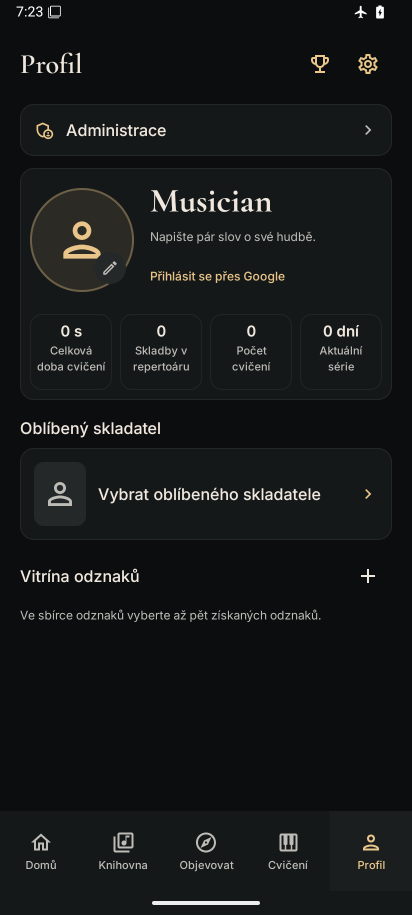
#> input picture docs/planning/goldberg-0.11/stage-8/results/targeted-ui-corrections-2026-10-25/after/cs-dark-1p0-standard-navhost-profile.png, 824 x 1830 px, given in place of en-light-1p0-small-navhost-profile.png, which was not available (shown at 1/2 size)
$ python review_evidence.py
#> lines starting #> are read from the running program, lines starting #| are printed output that depends on the picture; pictures that were not available may be replaced by others from this repository, and a replacement may not be noted
"""Derivative review sheets and observed pixel contrast; originals remain authoritative."""
from pathlib import Path
from collections import Counter
import json
from PIL import Image,ImageDraw

ROOT=Path(__file__).resolve().parents[2]
OUT=ROOT/'docs/planning/goldberg-0.11/stage-8/results/targeted-ui-corrections-2026-10-25'
REVIEW=OUT/'review';REVIEW.mkdir(exist_ok=True)

def luminance(rgb):
    c=[v/255 for v in rgb];c=[v/12.92 if v<=.04045 else ((v+.055)/1.055)**2.4 for v in c]
    return sum(x*y for x,y in zip(c,[.2126,.7152,.0722]))

def contrast(a,b):
    a,b=sorted([luminance(a),luminance(b)]);return (b+.05)/(a+.05)

for size in ['small','standard']:
    out=Image.new('RGB',(1440,1320),'#888888');d=ImageDraw.Draw(out);i=0
#> after `out = Image.new('RGB', (1440, 1320), '#888888')`: out: PIL image 1440x1320 RGB; every value is 136
    for locale in ['en','cs']:
        for theme in ['light','dark']:
            for font in ['1p0','1p3','1p5','2p0']:
                f=OUT/'after'/f'{locale}-{theme}-{font}-{size}-navhost-profile.png'
                im=Image.open(f);crop=im.crop((0,im.height-580,im.width,im.height));crop.thumbnail((360,290))
#> further down, im is the input picture: PIL image 824x1830 RGB; mean R, G, B 22, 24.1, 24.5
#> after `crop = im.crop((0, im.height - 580, im.width, im.height))`:
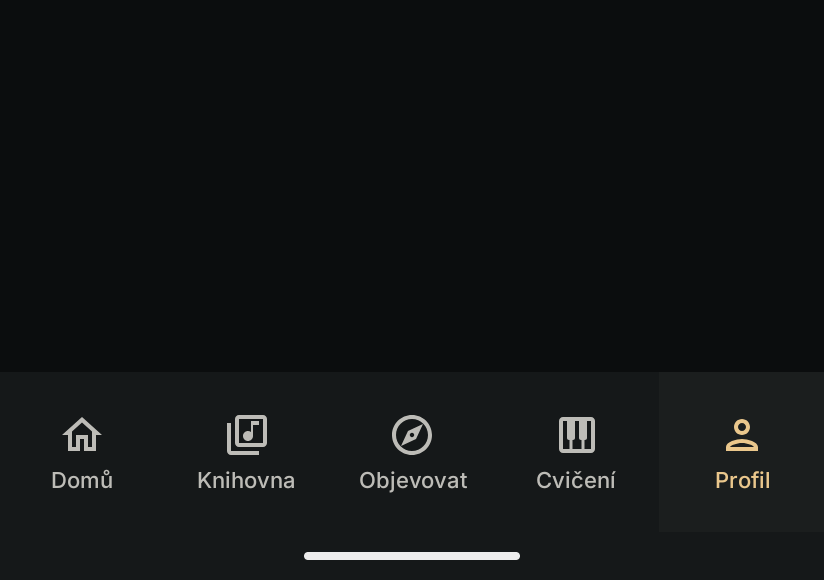
#> crop: PIL image 824x580 RGB; mean R, G, B 17.7, 19.9, 20.7
                x=(i%4)*360;y=(i//4)*330;out.paste(crop,(x,y+35));d.text((x+5,y+10),f'{locale} {theme} font{font} {size}',fill='white');i+=1
#> after `out.paste(crop, (x, y + 35))`:
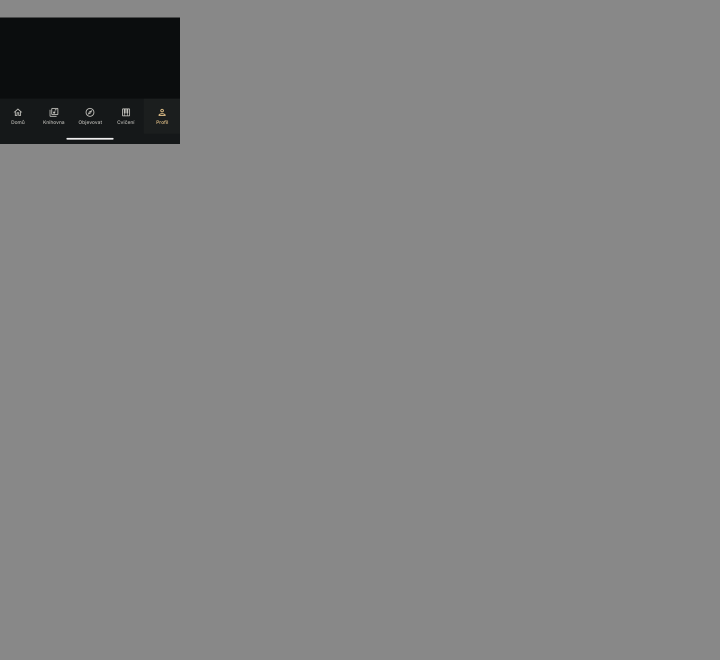
#> out: PIL image 1440x1320 RGB (shown at 1/2 size); mean R, G, B 130.3, 130.4, 130.5
#> (the run stopped early here; a loop or call above may not have finished)

$ run again, on docs/planning/goldberg-0.11/stage-8/results/targeted-ui-corrections-2026-10-25/before/cs-dark-1p3-small-navhost-settings.png
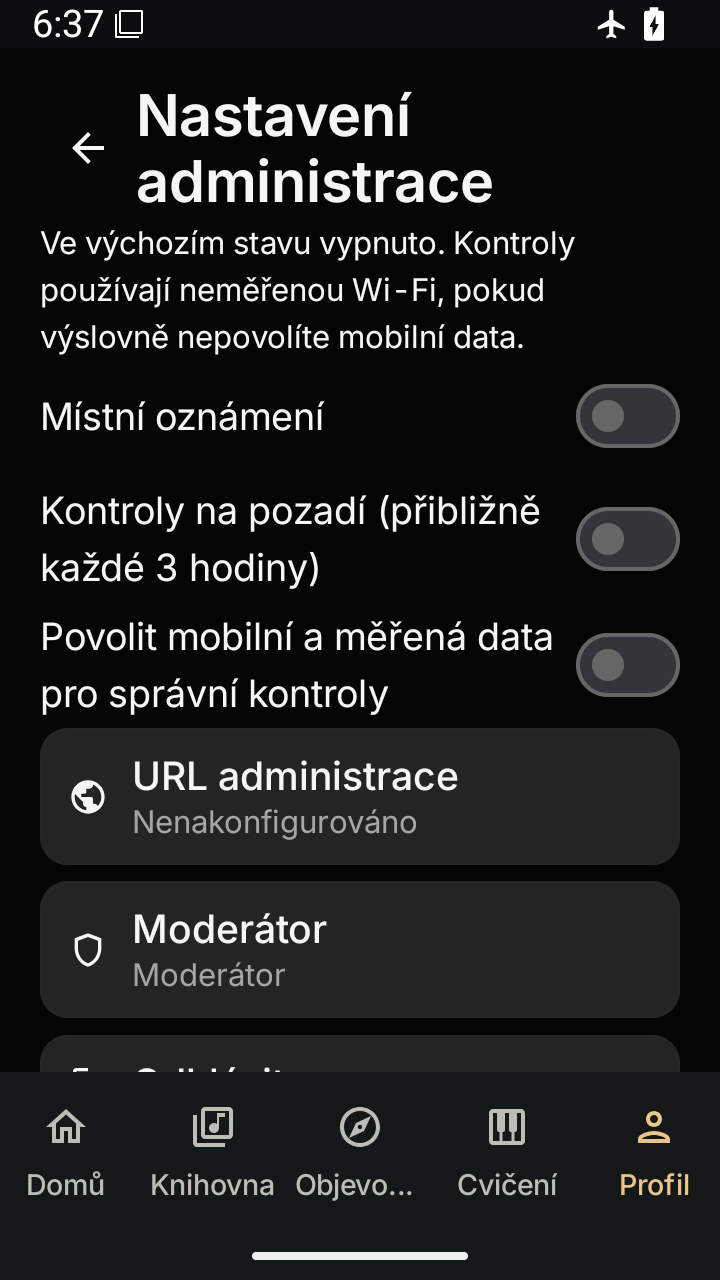
#> input picture docs/planning/goldberg-0.11/stage-8/results/targeted-ui-corrections-2026-10-25/before/cs-dark-1p3-small-navhost-settings.png, 720 x 1280 px, given in place of en-light-1p0-small-navhost-profile.png, which was not available
#> im is the input picture: PIL image 720x1280 RGB; mean R, G, B 29.5, 29.9, 30.1
#> `crop.thumbnail((360, 290))`:
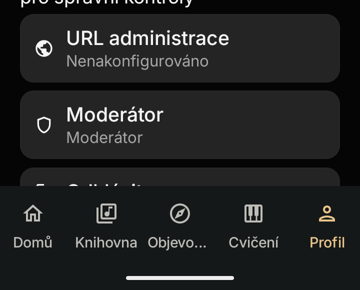
#> crop: PIL image 360x290 RGB; mean R, G, B 33.9, 34.8, 34.9
#> `out.paste(crop, (x, y + 35))`:
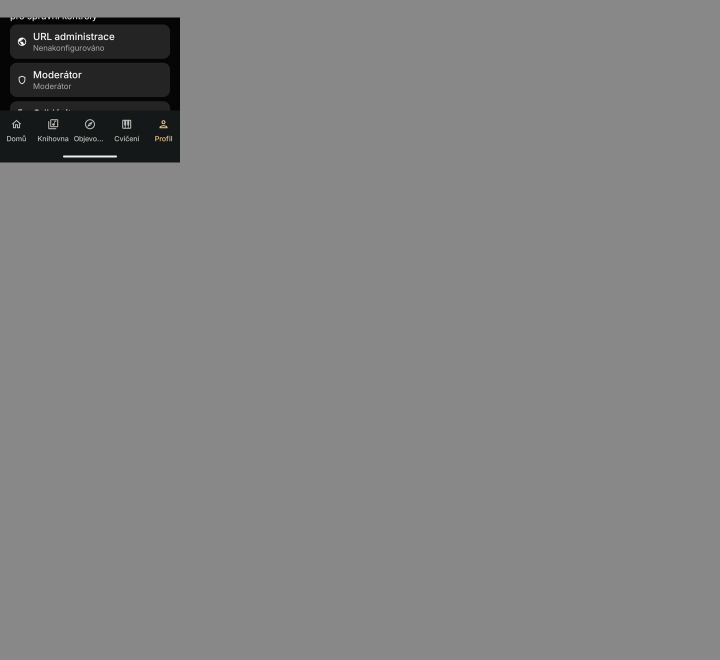
#> out: PIL image 1440x1320 RGB (shown at 1/2 size); mean R, G, B 130.4, 130.4, 130.4
